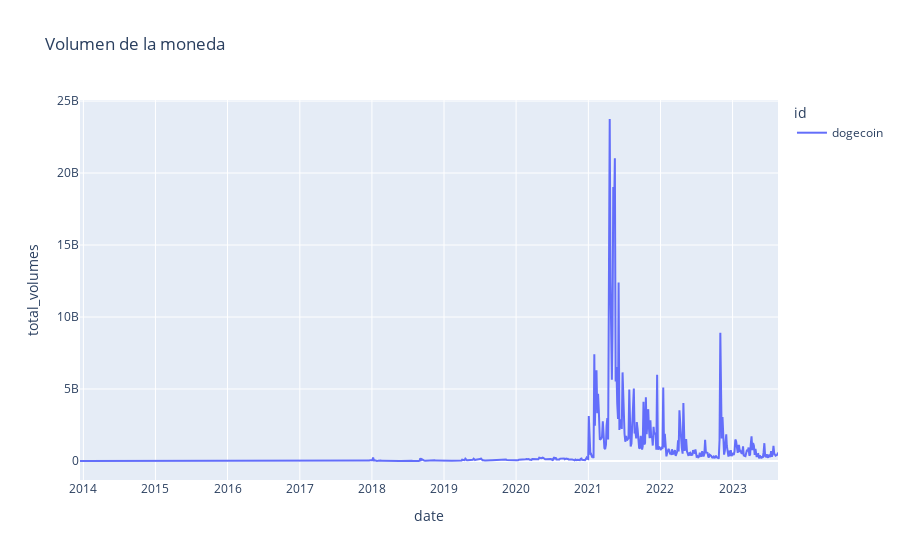

The notebook cell saved with this chart:
### Code cell
fig = px.line(dogecoin_df, x="date", y="total_volumes", color="id",
              title="Volumen de la moneda")

fig.show()

### Figure 1 — Plotly figure (JSON) as saved in the notebook; plotly's stock layout.template omitted (floating-point values rounded to 4 significant figures; data arrays with more than 128 entries replaced by an {"elided": "..."} marker saying what was removed)
{"data": [{"hovertemplate": "id=dogecoin<br>date=%{x}<br>total_volumes=%{y}<extra></extra>", "legendgroup": "dogecoin", "line": {"color": "#636efa", "dash": "solid"}, "marker": {"symbol": "circle"}, "mode": "lines", "name": "dogecoin", "orientation": "v", "showlegend": true, "type": "scatter", "x": {"elided": "922 str values"}, "xaxis": "x", "y": {"elided": "922 float values"}, "yaxis": "y"}], "layout": {"legend": {"title": {"text": "id"}, "tracegroupgap": 0}, "title": {"text": "Volumen de la moneda"}, "xaxis": {"anchor": "y", "domain": [0, 1], "title": {"text": "date"}}, "yaxis": {"anchor": "x", "domain": [0, 1], "title": {"text": "total_volumes"}}}}
